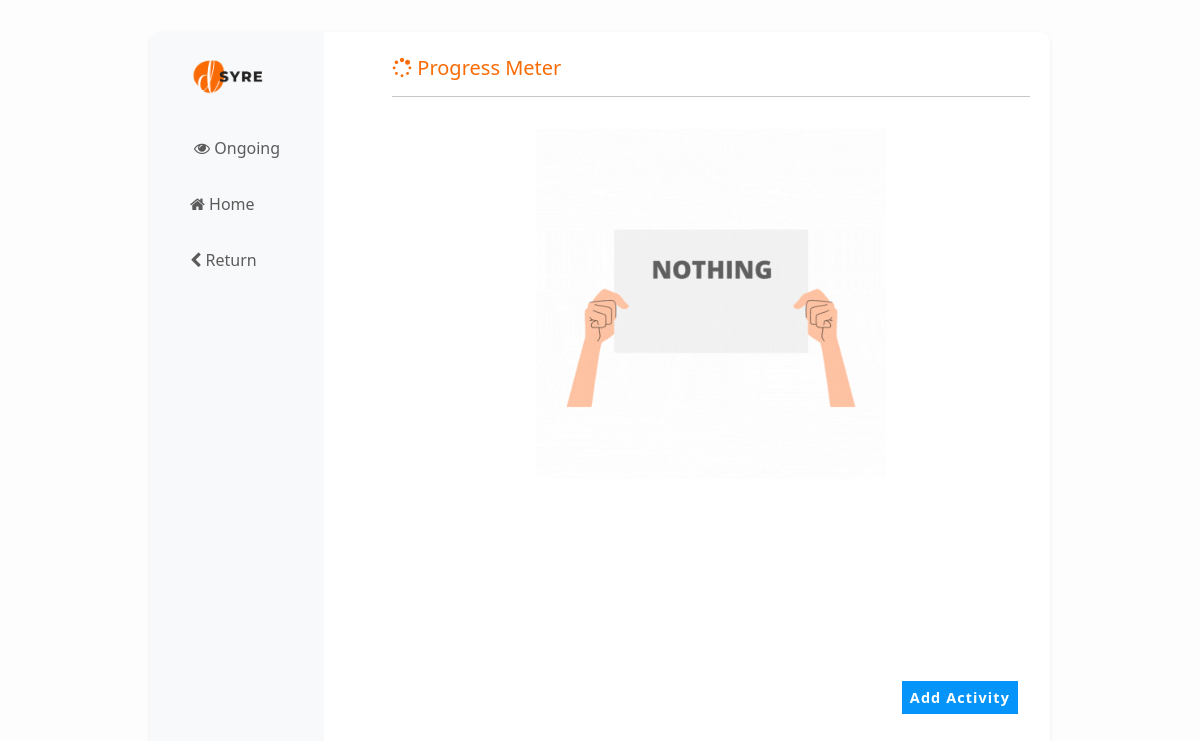
The page /progress/ on the database as committed earlier.
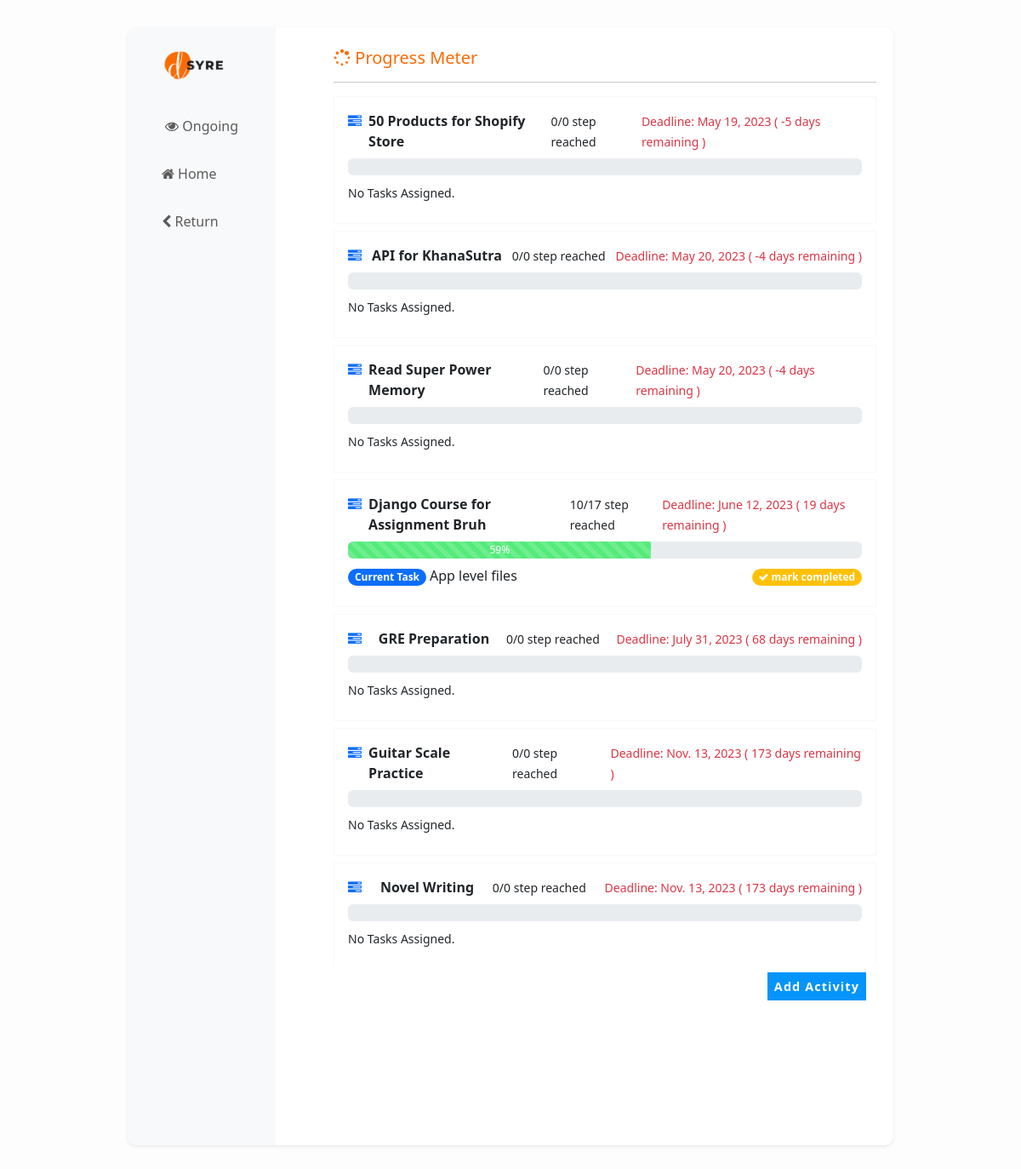
The same page on the database as committed later.
### progressmeter/models.py (models this page shows, shortened)
class Activity(models.Model):
    title = models.CharField(max_length=200, null=False)
    start_date = models.DateField(default=datetime.now)
    deadline = models.DateField()
    completed = models.BooleanField(default=False)
    class Meta:
        verbose_name_plural = 'Activities'
    @property
    def completedstep(self):
        total = Task.objects.filter(activity=self).count()
        completed = Task.objects.filter(activity=self,completed=True).count()
        return '{}/{}'.format(completed,total)
    @property
    def completed_percentage(self):
        total = Task.objects.filter(activity=self).count()
        completed = Task.objects.filter(activity=self,completed=True).count()
        if total==0:
            percentage = 0
        else:
            percentage = (completed/total)*100
        return round(percentage)
    @property
    def remaining_days(self):
        remaining = (self.deadline-datetime.now().date()).days
        return remaining
    @property
    def next_task(self):
        data = Task.objects.filter(activity=self,completed=False).order_by('step').first()
        return data

class Task(models.Model):
    activity = models.ForeignKey(Activity, on_delete=models.CASCADE)
    title = models.CharField(max_length=200, null=False)
    step = models.PositiveIntegerField()
    desc = models.TextField(null=True, blank =True )
    completed = models.BooleanField(default=False)
    def __str__(self):
        return self.title

### progressmeter/views.py (the view)
# urls.py: path('', views.PHome.as_view()),
class PHome(generic.TemplateView):
    template_name = 'phome.html'
    def get_context_data(self, **kwargs):
        context = super(PHome, self).get_context_data(**kwargs)
        ptopics = Activity.objects.all().order_by('completed').order_by('deadline')
        context.update({'ptopics':ptopics})
        return context

### progressmeter/templates/phome.html (shortened to what this page needs)
{%extends 'index.html'%}
{% load static %}
{% block head_block%}
<div class="container col py-2 mx-2">
  <div class="d-flex justify-content-between pt-3">
    <h5 class="text-start text-org mb-0"><i class="fa fa-spinner fs-5"></i> Progress Meter </h5>
  </div>
  <hr>
  <div class="list_div2">
    {% for i in ptopics%}
    <div class="border border-light p-3 mb-2">
      <div class="d-flex justify-content-between">
        {% if i.completed %}
        <div title="Completed"><i class="fa fa-check-square-o text-success" aria-hidden="true"></i></div>
        <div class="fs-6 ms-2"> <a href="/progress/{{i.id}}" class="text-decoration-none text-dark "><b>{{i.title}}</b></a>
        </div>
        <div class="fs-6 ms-2"><small>{{i.completedstep}} step reached </small></div>
        <div class="fs-6 ms-2"><small class="text-success">Deadline: {{i.deadline}}</small> </div>
        {%else%}
        <div title="On Going"><i class="fa fa-tasks text-primary" aria-hidden="true"></i></div>
        <div class="fs-6 ms-2"> <a href="/progress/{{i.id}}" class="text-decoration-none text-dark "><b>{{i.title}}</b></a>
        </div>
        <div class="fs-6 ms-2"><small>{{i.completedstep}} step reached </small></div>
        <div class="fs-6 ms-2"><small class="text-danger">Deadline: {{i.deadline}} ( {{i.remaining_days}} days remaining )</small> </div>
        {%endif%}
      </div>
      <div class="my-2">
        {% if i.completed%}
        <div class="progress" style="height: 20px;">
          <div class="progress-bar progress-bar-striped bg-completed" role="progressbar"
            aria-label="Success striped example" style="width: {{i.completed_percentage}}%" aria-valuenow="{{i.completed_percentage}}" aria-valuemin="0"
            aria-valuemax="100">{{i.completed_percentage}}%</div>
        </div>
        {% else%}
        <div class="progress" style="height: 20px;">
          <div class="progress-bar progress-bar-striped bg-progress" role="progressbar"
            aria-label="Success striped example" style="width: {{i.completed_percentage}}%" aria-valuenow="{{i.completed_percentage}}" aria-valuemin="0"
            aria-valuemax="100">{{i.completed_percentage}}%</div>
        </div>
        {%endif%}
        <div class="d-flex my-2 justify-content-between">
          {% if i.next_task%}
          <div title="{{i.next_task.desc}}" >
            <span class="badge rounded-pill text-bg-primary">Current Task</span>
             {{i.next_task}}
          </div>
          <div>
            <a href="/progress/mark_completed/{{i.next_task.id}}" onclick="return confirm('Are you sure to head on to the next task ?')" class="text-decoration-none"><span class="badge rounded-pill text-bg-warning text-white"> <i class="fa fa-check"></i> mark completed</span></a>
          </div>
        {%elif i.completed_percentage == 0%}
          <div><small>No Tasks Assigned.</small> </div>
          {%endif%}
      </div>
  </div>
</div>
        {%empty%}
        <div class="p-3 text-center">
          <img src="{% static 'nodata.gif'%}" height="350" alt="no data">
        </div>
        {%endfor%}
  </div>
  <div class="d-flex justify-content-end  mb-0">
    <div class="btn-group m-2">
      <button data-bs-toggle="modal" data-bs-target="#exampleModal" class="btn btn-sm btn-info me-1 text-white ">
        <small>Add Activity</small>
      </button>
    </div>
  </div>
</div>
{%endblock%}

### syrapp/templates/index.html (shortened to what this page needs)
<!doctype html>
{% load static%}
<html lang="en">
  <head>
    <link href="https://cdn.jsdelivr.net/npm/bootstrap@5.2.3/dist/css/bootstrap.min.css" rel="stylesheet">
    <link
    rel="stylesheet"
    href="https://cdnjs.cloudflare.com/ajax/libs/font-awesome/4.7.0/css/font-awesome.min.css"
  />
  </head>
  <body class="bg-back">
    <div class="container-fluid py-2 px-0 mx-0 ">
        <div class="container col-lg-9 mt-4 bg-white px-0 main_div shadow-sm ">
            <div class="d-flex align-items-start">
               {% include 'navtab.html'%}
               {% block head_block%}{%endblock%}
  </body>
</html>

### syrapp/templates/navtab.html (shortened to what this page needs)
{%load static%}
<div class="bg-light py-2 px-4 nav_div me-5">
<div class="p-3">
  <a href="/">
    <img src="{% static 'logo.png' %}" height="40" alt="logo">
  </a>
</div>
{% if home_active%}
<div class="nav flex-column nav-pills py-3"
aria-orientation="vertical">
<!-- <button class="nav-link {{detail_active}}  mb-3"
    aria-selected="true">
    <i class="fa fa-eye" aria-hidden="true"></i>
    Ongoing
</button> -->
<button class="nav-link {{home_active}} mb-3 " id="v-pills-home-tab" data-bs-toggle="pill"
    data-bs-target="#v-pills-home" type="button" role="tab" aria-controls="v-pills-home"
    aria-selected="true">
    <i class="fa fa-home" aria-hidden="true"></i>
    Home
</button>
<button class="nav-link mb-3" id="v-pills-today-tab" data-bs-toggle="pill"
    data-bs-target="#v-pills-today" type="button" role="tab" aria-controls="v-pills-today"
    aria-selected="false">
    <i class="fa fa-cogs" aria-hidden="true"></i>
    Today
</button>
<button class="nav-link mb-3" id="v-pills-history-tab" data-bs-toggle="pill"
    data-bs-target="#v-pills-history" type="button" role="tab" aria-controls="v-pills-history"
    aria-selected="false">
    <i class="fa fa-history" aria-hidden="true"></i>
    History
</button>
<button class="nav-link mb-3" id="v-pills-unsettled-tab" data-bs-toggle="pill"
    data-bs-target="#v-pills-unsettled" type="button" role="tab"
    aria-controls="v-pills-unsettled" aria-selected="false">
    <i class="fa fa-chain-broken" aria-hidden="true"></i>
    Unsettled
</button>
</div>
{%else%}
<div class="nav flex-column nav-pills py-3"
aria-orientation="vertical">
<button class="nav-link {{detail_active}}  mb-3"
    aria-selected="true">
    <i class="fa fa-eye" aria-hidden="true"></i>
    Ongoing
</button>
<a class="nav-link mb-3 "  href="/"
    aria-selected="true">
    <i class="fa fa-home" aria-hidden="true"></i>
     Home
</a>
<a class="nav-link mb-3 "  href="javascript:location.reload(); history.go(-1); "
    aria-selected="true">
    <i class="fa fa-chevron-left" aria-hidden="true"></i>
     Return
</a>
</div>
{%endif%}
</div>

Rows that differ between the two databases and show on the page:
added Activity: title "50 Products for Shopify Store", completedstep "0/0", deadline "May 19, 2023", remaining_days "-5", shows "No Tasks Assigned."
added Activity: title "API for KhanaSutra", completedstep "0/0", deadline "May 20, 2023", remaining_days "-4", shows "No Tasks Assigned."
added Activity: title "Read Super Power Memory", completedstep "0/0", deadline "May 20, 2023", remaining_days "-4", shows "No Tasks Assigned."
added Activity: title "Django Course for Assignment Bruh", completedstep "10/17", deadline "June 12, 2023", remaining_days "19", completed_percentage "59", next_task "App level files"
added Activity: title "GRE Preparation", completedstep "0/0", deadline "July 31, 2023", remaining_days "68", shows "No Tasks Assigned."
added Activity: title "Guitar Scale Practice", completedstep "0/0", deadline "Nov. 13, 2023", remaining_days "173", shows "No Tasks Assigned."
added Activity: title "Novel Writing", completedstep "0/0", deadline "Nov. 13, 2023", remaining_days "173", shows "No Tasks Assigned."
